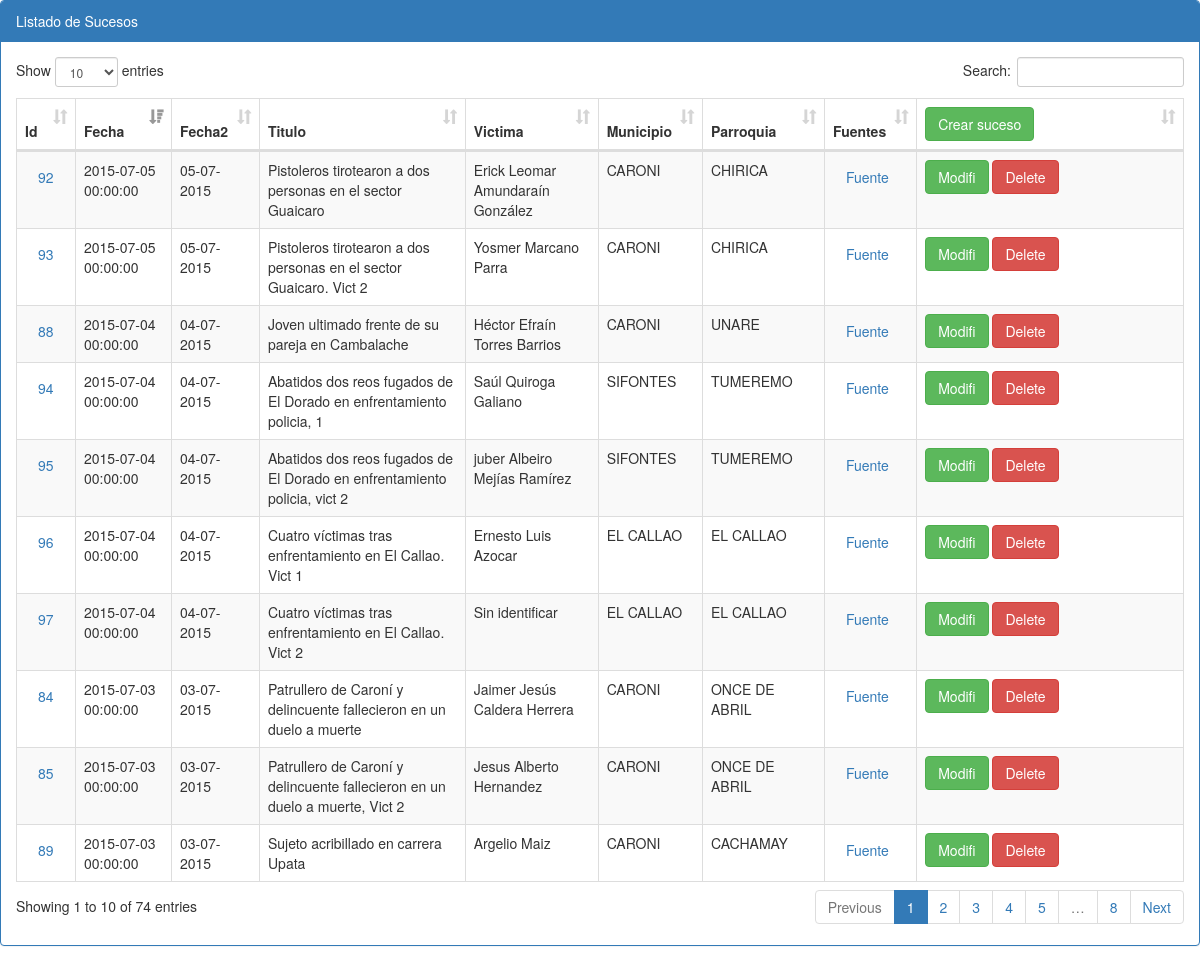
The app's page /sucesos/index_viejo.php with its own data.
### tables this page shows
CREATE TABLE IF NOT EXISTS `sucesos` (
`suceso_id` int(11) NOT NULL,
  `fecha_suceso` datetime DEFAULT NULL,
  `delito_id` int(11) DEFAULT NULL,
  `delito_detalle_id` int(11) DEFAULT NULL,
  `titulo` varchar(255) DEFAULT NULL,
  `fuente` varchar(100) DEFAULT NULL,
  `otra_fuente1` varchar(100) DEFAULT NULL,
  `otra_fuente2` varchar(100) DEFAULT NULL,
  `nombre_victima` varchar(80) DEFAULT NULL,
  `sexo` varchar(1) DEFAULT NULL,
  `edad` int(3) DEFAULT NULL,
  `tipo_arma` smallint(6) DEFAULT NULL,
  `estado` smallint(6) DEFAULT NULL,
  `municipio_id` smallint(6) DEFAULT NULL,
  `parroquia_id` smallint(6) DEFAULT NULL,
  `latitud` double DEFAULT NULL,
  `longitud` double DEFAULT NULL,
  `sector` varchar(255) DEFAULT NULL,
  `usuario` varchar(15) NOT NULL,
  `mi_reseña` varchar(1500) NOT NULL,
  `observaciones` varchar(1000) NOT NULL,
  `fecha_creado` datetime DEFAULT NULL
);

CREATE TABLE IF NOT EXISTS `municipios` (
  `municipio_id` smallint(6) NOT NULL DEFAULT '0',
  `estado_id` smallint(6) NOT NULL DEFAULT '0',
  `descripcion` varchar(50) DEFAULT NULL
);

CREATE TABLE IF NOT EXISTS `parroquias` (
  `parroquia_id` int(11) NOT NULL DEFAULT '0',
  `municipio_id` int(11) DEFAULT NULL,
  `estado_id` smallint(6) DEFAULT NULL,
  `descripcion` varchar(255) DEFAULT NULL,
  `capital_sector` varchar(50) NOT NULL,
  `latitud` float DEFAULT NULL,
  `longitud` float DEFAULT NULL,
  `latitud2` float DEFAULT NULL,
  `longitud2` float DEFAULT NULL,
  `latitud3` float DEFAULT NULL,
  `longitud3` float DEFAULT NULL,
  `latitud4` float DEFAULT NULL,
  `longitud4` float DEFAULT NULL
);

### adodb/adodb.inc.php (called while the page is built, shortened)
<?php
if (!defined('_ADODB_LAYER')) {
	GLOBAL
		$ADODB_vers,
		$ADODB_COUNTRECS,
		$ADODB_CACHE_DIR,
		$ADODB_CACHE,
		$ADODB_CACHE_CLASS,
		$ADODB_EXTENSION,
		$ADODB_COMPAT_FETCH,
	 	$ADODB_FETCH_MODE,
		$ADODB_GETONE_EOF,
		$ADODB_QUOTE_FIELDNAMES;
	abstract class ADOConnection {
	var $database = '';
	var $host = '';
	var $user = '';
	var $debug = false;
	var $true = '1';
	var $false = '0';
	var $fetchMode=false;
	var $bulkBind = false;
	var $_queryID = false;
	var $_bindInputArray = false;
	function Connect($argHostname = "", $argUsername = "", $argPassword = "", $argDatabaseName = "", $forceNew = false)
	{
		if ($argHostname != "") $this->host = $argHostname;
		if ($argUsername != "") $this->user = $argUsername;
		if ($argDatabaseName != "") $this->database = $argDatabaseName;
		if ($forceNew) {
			if ($rez=$this->_nconnect($this->host, $this->user, $argPassword, $this->database)) return true;
		} else {
			 if ($rez=$this->_connect($this->host, $this->user, $argPassword, $this->database)) return true;
		}
		return $ret;
	}
	function Prepare($sql)
	{
		return $sql;
	}
	function SetFetchMode($mode)
	{
		$old = $this->fetchMode;
		$this->fetchMode = $mode;
		if ($old === false) {
		global $ADODB_FETCH_MODE;
			return $ADODB_FETCH_MODE;
		}
		return $old;
	}
	function Execute($sql,$inputarr=false)
	{
		if ($inputarr !== false) {
			if (!is_array($inputarr)) $inputarr = array($inputarr);
			$element0 = reset($inputarr);
			$array_2d = $this->bulkBind && is_array($element0) && !is_object(reset($element0));
			unset($element0);
			if (!is_array($sql) && !$this->_bindInputArray) {
				$sqlarr = explode('?',$sql);
				$nparams = sizeof($sqlarr)-1;
				if (!$array_2d) $inputarr = array($inputarr);
				foreach($inputarr as $arr) {
					$sql = ''; $i = 0;
					while(list(, $v) = each($arr)) {
						$sql .= $sqlarr[$i];
						$typ = gettype($v);
						if ($typ == 'string')
							$sql .= $this->qstr($v);
						else if ($typ == 'double')
							$sql .= str_replace(',','.',$v);
						else if ($typ == 'boolean')
							$sql .= $v ? $this->true : $this->false;
						else if ($typ == 'object') {
							if (method_exists($v, '__toString')) $sql .= $this->qstr($v->__toString());
							else $sql .= $this->qstr((string) $v);
						} else if ($v === null)
							$sql .= 'NULL';
						else
							$sql .= $v;
						$i += 1;
						if ($i == $nparams) break;
					}
					if (isset($sqlarr[$i])) {
						$sql .= $sqlarr[$i];
						if ($i+1 != sizeof($sqlarr)) $this->outp_throw( "Input Array does not match ?: ".htmlspecialchars($sql),'Execute');
					} else if ($i != sizeof($sqlarr))
						$this->outp_throw( "Input array does not match ?: ".htmlspecialchars($sql),'Execute');
					$ret = $this->_Execute($sql);
					if (!$ret) return $ret;
				}
			} else {
				if ($array_2d) {
					if (is_string($sql))
						$stmt = $this->Prepare($sql);
					else
						$stmt = $sql;
					foreach($inputarr as $arr) {
						$ret = $this->_Execute($stmt,$arr);
						if (!$ret) return $ret;
					}
				} else {
					$ret = $this->_Execute($sql,$inputarr);
				}
			}
		} else {
			$ret = $this->_Execute($sql,false);
		}
		return $ret;
	}
	function _Execute($sql,$inputarr=false)
	{
		if ($this->debug) {
			global $ADODB_INCLUDED_LIB;
			if (empty($ADODB_INCLUDED_LIB)) include(ADODB_DIR.'/adodb-lib.inc.php');
			$this->_queryID = _adodb_debug_execute($this, $sql,$inputarr);
		} else {
			$this->_queryID = @$this->_query($sql,$inputarr);
		}
		$rs = new $rsclass($this->_queryID,$this->fetchMode);
		$rs->connection = $this;
		$rs->Init();
		if (is_array($sql)) $rs->sql = $sql[0];
		else $rs->sql = $sql;
		return $rs;
	}
}
	class ADORecordSet implements IteratorAggregate {
	var $canSeek = false;
	var $_numOfRows = -1;
	var $_numOfFields = -1;
	var $_currentRow = -1;
	function ADORecordSet($queryID)
	{
		$this->_queryID = $queryID;
	}
	function Init()
	{
		if ($this->_numOfRows != 0 && $this->_numOfFields && $this->_currentRow == -1) {
			$this->_currentRow = 0;
			if ($this->EOF = ($this->_fetch() === false)) {
				$this->_numOfRows = 0;
			}
		} else {
			$this->EOF = true;
		}
	}
	function Move($rowNumber = 0)
	{
		if ($this->canSeek) {
			if ($this->_seek($rowNumber)) {
				$this->_currentRow = $rowNumber;
				if ($this->_fetch()) {
					return true;
				}
			} else {
				$this->EOF = true;
				return false;
			}
		}
		return false;
	}
}
	function ADOLoadCode($dbType)
	{
		$db = strtolower($dbType);
		switch ($db) {
			default:
				$class = $db; break;
		}
		$file = ADODB_DIR."/drivers/adodb-".$db.".inc.php";
		if (class_exists("ADODB_" . $class)) return $class;
		return false;
	}
	function ADONewConnection($db='')
	{
	GLOBAL $ADODB_NEWCONNECTION, $ADODB_LASTDB;
		$errorfn = (defined('ADODB_ERROR_HANDLER')) ? ADODB_ERROR_HANDLER : false;
		if(empty($obj)) {
			if (!isset($ADODB_LASTDB)) $ADODB_LASTDB = '';
			if ($db != $ADODB_LASTDB) $db = ADOLoadCode($db);
			$cls = 'ADODB_'.$db;
			$obj = new $cls();
		}
		return $obj;
	}
}

### connections/guayana_s.php (called while the page is built, shortened)
<?php
		require_once(CONN_DIR."/../adodb/adodb.inc.php");
		class Conexion {
					private $dbConn;
					function __construct() {
						    $this->servidor='localhost';
						    $this->nombreBD='guayana_segura';
							$this->user='ag09504';
							$this->password='ag09504';
							$this->dbConn=ADONewConnection('mysql');
							$this->dbConn->Connect($this->servidor,$this->user,$this->password,$this->nombreBD);
					}
					function getDbConn() {
					    return $this->dbConn;
					}
		}
function normaliza($fecha){
	return substr($fecha, 8, 2)."-".substr($fecha, 5, 2)."-".substr($fecha, 0, 4);
}
?>

### adodb/drivers/adodb-mysql.inc.php (called while the page is built, shortened)
<?php
if (! defined("_ADODB_MYSQL_LAYER")) {
class ADODB_mysql extends ADOConnection {
	var $forceNewConnect = false;
	var $clientFlags = 0;
	function _connect($argHostname, $argUsername, $argPassword, $argDatabasename)
	{
		if (ADODB_PHPVER >= 0x4300)
			$this->_connectionID = mysql_connect($argHostname,$argUsername,$argPassword,
												$this->forceNewConnect,$this->clientFlags);
		else if (ADODB_PHPVER >= 0x4200)
			$this->_connectionID = mysql_connect($argHostname,$argUsername,$argPassword,
												$this->forceNewConnect);
		else
			$this->_connectionID = mysql_connect($argHostname,$argUsername,$argPassword);
		if ($argDatabasename) return $this->SelectDB($argDatabasename);
		return true;
	}
	function SelectDB($dbName)
	{
		if ($this->_connectionID) {
			return @mysql_select_db($dbName,$this->_connectionID);
		}
		else return false;
	}
	function _query($sql,$inputarr=false)
	{
	return mysql_query($sql,$this->_connectionID);
	}
}
class ADORecordSet_mysql extends ADORecordSet{
	function ADORecordSet_mysql($queryID,$mode=false)
	{
		switch ($mode)
		{
		case ADODB_FETCH_ASSOC:$this->fetchMode = MYSQL_ASSOC; break;
		}
	}
	function _initrs()
	{
		$this->_numOfRows = @mysql_num_rows($this->_queryID);
		$this->_numOfFields = @mysql_num_fields($this->_queryID);
	}
	function Fields($colname)
	{
		if ($this->fetchMode != MYSQL_NUM) return @$this->fields[$colname];
		 return $this->fields[$this->bind[strtoupper($colname)]];
	}
	function MoveNext()
	{
		if (@$this->fields = mysql_fetch_array($this->_queryID,$this->fetchMode)) {
			return true;
		}
		return false;
	}
	function _fetch()
	{
		$this->fields =  @mysql_fetch_array($this->_queryID,$this->fetchMode);
		return is_array($this->fields);
	}
}
}

### sucesos/index_viejo.php (the view, shortened to what this page needs)
<!DOCTYPE html>
<html lang="en">
	<head>
		<link rel="stylesheet" href="../css/bootstrap.min.css">
		<link rel="stylesheet" href="../css/datepicker.css">
		<link rel="stylesheet" href="../css/dataTables.bootstrap.css">
	</head>
	<body>
		<div class="row">
			<div class="col-sm-12">
				<div class="panel panel-primary">
					<div class="panel-heading">Listado de Sucesos</div>
					<div class="panel-body">
						<table class="table table-striped table-bordered" id="datatables">
							<thead>
								<tr>
									<th>Id</th>
									<th>Fecha</th>
									<th>Fecha2</th>
									<th>Titulo</th>
									<th>Victima</th>
									<th>Municipio</th>
									<th>Parroquia</th>
									<th>Fuentes</th>
									<th><a class="btn update btn-success" href="frm_ingre_suceso.php" class="btn btn-primary btn-lg">Crear suceso</a></th>
								</tr>
							</thead>
							<tbody>
								<?php
												include_once '../connections/guayana_s.php';
												$conexion=new Conexion();
												$db=$conexion->getDbConn();
												$db->debug = false;
												$db->SetFetchMode(ADODB_FETCH_ASSOC);
												$query_sucesos = $db->Prepare("SELECT suceso_id, fecha_suceso As fecha_suceso, delito_id, delito_detalle_id, titulo, nombre_victima, fuente,
													m.descripcion AS municipio, p.descripcion AS parroquia
												FROM sucesos As s
												INNER JOIN municipios AS m ON s.municipio_id = m.municipio_id
												INNER JOIN parroquias AS p ON s.parroquia_id = p.parroquia_id");
												$rs_sucesos = $db->Execute($query_sucesos);
											while(!$rs_sucesos->EOF){
												echo '<tr>';
													echo '<td><a class="btn ampliar" href="suceso.php?suceso_id='.$rs_sucesos->Fields('suceso_id').'" class="btn btn-primary btn-lg">'.$rs_sucesos->Fields('suceso_id').'</a></td>';
													echo '<td>'. $rs_sucesos->Fields('fecha_suceso') . '</td>';
													echo '<td><span style="display: none;">'. $rs_sucesos->Fields('fecha_suceso') ."</span>".normaliza($rs_sucesos->Fields('fecha_suceso')). '</td>';
													echo '<td>'. $rs_sucesos->Fields('titulo') . '</td>';
													echo '<td>'. $rs_sucesos->Fields('nombre_victima') . '</td>';
													echo '<td>'. $rs_sucesos->Fields('municipio') . '</td>';
													echo '<td>'. $rs_sucesos->Fields('parroquia') . '</td>';
													echo '<td><a class="btn" href="'.$rs_sucesos->Fields('fuente').'" target="_blank">Fuente</a></td>';
													echo '<td width=250>';
													echo '<a class="btn update btn-success" href="frm_modi_suceso.php?suceso_id='.$rs_sucesos->Fields('suceso_id').'" class="btn btn-primary btn-lg">Modifi</a>';
													echo '<a class="btn btn-danger" id="delete" href="trata_borra_suceso.php?suceso_id='.$rs_sucesos->Fields('suceso_id').'">Delete</a>';
													echo '</td>';
												echo '</tr>';
											$rs_sucesos->MoveNext();
											}
								?>
							</tbody>
						</table>
					</div>
				</div>
				</div>
			</div>
	</body>
</html>

### records on screen
sucesos: suceso_id "84", fecha_suceso "2015-07-03 00:00:00", fecha_suceso "03-07-2015", titulo "Patrullero de Caroní y delincuente fallecieron en un duelo a muerte", nombre_victima "Jaimer Jesús Caldera Herrera", municipios.descripcion "CARONI", parroquia.descripcion "ONCE DE ABRIL"
sucesos: suceso_id "85", fecha_suceso "2015-07-03 00:00:00", fecha_suceso "03-07-2015", titulo "Patrullero de Caroní y delincuente fallecieron en un duelo a muerte, Vict 2", nombre_victima "Jesus Alberto Hernandez", municipios.descripcion "CARONI", parroquia.descripcion "ONCE DE ABRIL"
sucesos: suceso_id "88", fecha_suceso "2015-07-04 00:00:00", fecha_suceso "04-07-2015", titulo "Joven ultimado frente de su pareja en Cambalache", nombre_victima "Héctor Efraín Torres Barrios", municipios.descripcion "CARONI", parroquia.descripcion "UNARE"
sucesos: suceso_id "89", fecha_suceso "2015-07-03 00:00:00", fecha_suceso "03-07-2015", titulo "Sujeto acribillado en carrera Upata", nombre_victima "Argelio Maiz", municipios.descripcion "CARONI", parroquia.descripcion "CACHAMAY"
sucesos: suceso_id "92", fecha_suceso "2015-07-05 00:00:00", fecha_suceso "05-07-2015", titulo "Pistoleros tirotearon a dos personas en el sector Guaicaro", nombre_victima "Erick Leomar Amundaraín González", municipios.descripcion "CARONI", parroquia.descripcion "CHIRICA"
sucesos: suceso_id "93", fecha_suceso "2015-07-05 00:00:00", fecha_suceso "05-07-2015", titulo "Pistoleros tirotearon a dos personas en el sector Guaicaro. Vict 2", nombre_victima "Yosmer Marcano Parra", municipios.descripcion "CARONI", parroquia.descripcion "CHIRICA"
sucesos: suceso_id "94", fecha_suceso "2015-07-04 00:00:00", fecha_suceso "04-07-2015", titulo "Abatidos dos reos fugados de El Dorado en enfrentamiento policia, 1", nombre_victima "Saúl Quiroga Galiano", municipios.descripcion "SIFONTES", parroquia.descripcion "TUMEREMO"
sucesos: suceso_id "95", fecha_suceso "2015-07-04 00:00:00", fecha_suceso "04-07-2015", titulo "Abatidos dos reos fugados de El Dorado en enfrentamiento policia, vict 2", nombre_victima "juber Albeiro Mejías Ramírez", municipios.descripcion "SIFONTES", parroquia.descripcion "TUMEREMO"
sucesos: suceso_id "96", fecha_suceso "2015-07-04 00:00:00", fecha_suceso "04-07-2015", titulo "Cuatro víctimas tras enfrentamiento en El Callao. Vict 1", nombre_victima "Ernesto Luis Azocar", municipios.descripcion "EL CALLAO", parroquia.descripcion "EL CALLAO"
sucesos: suceso_id "97", fecha_suceso "2015-07-04 00:00:00", fecha_suceso "04-07-2015", titulo "Cuatro víctimas tras enfrentamiento en El Callao. Vict 2", nombre_victima "Sin identificar", municipios.descripcion "EL CALLAO", parroquia.descripcion "EL CALLAO"
